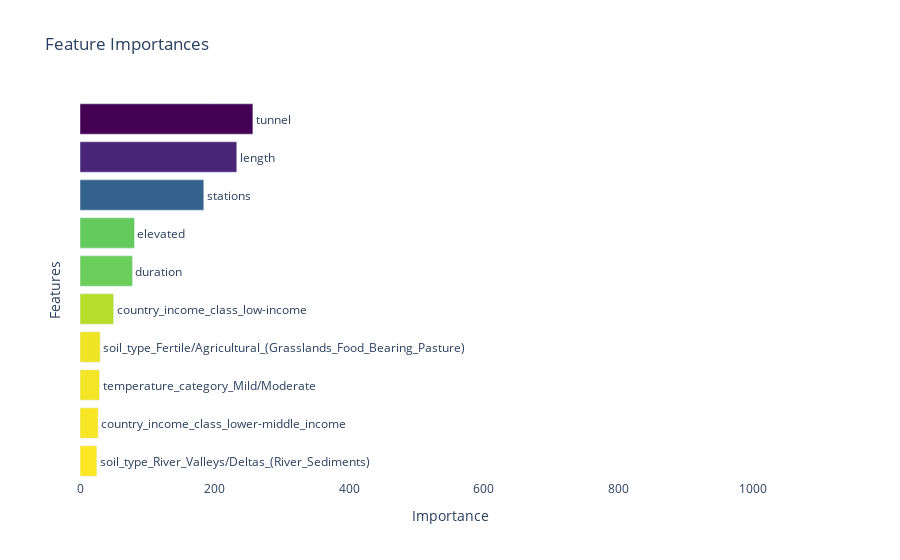

The notebook cell this image was saved under:
### Code cell
sorted_idx = importances.argsort()[-10::]
feature_names_array = np.array(feature_names)
sorted_names = feature_names_array[sorted_idx]
greyish_white = '#D0D0D0'

fig = go.Figure(data=[
    go.Bar(y=sorted_names, 
           x=importances[sorted_idx], 
           orientation='h', 
           text=sorted_names,
#            textfont=dict(color=greyish_white),
           textposition='outside',
           marker={'color': importances[sorted_idx],
                   'colorscale': 'Viridis_r'})
])
fig.update_layout(
    title='Feature Importances',
#     title_font=dict(color=greyish_white),
    yaxis_title='Features',
#     yaxis_title_font=dict(color=greyish_white),  # Changes the y-axis title font color
    xaxis_title='Importance',
#     xaxis_title_font=dict(color=greyish_white),  # Changes the x-axis title font color
    yaxis_showticklabels=False,
    plot_bgcolor='rgba(0,0,0,0)',
    paper_bgcolor='rgba(0,0,0,0)',
    xaxis=dict(
        range=[0, 1100]  # Set your desired maximum value here
    )
)

# fig.write_html("plots/importances_top10.html")
fig.show()

### Figure 1 — Plotly figure (JSON) as saved in the notebook; plotly's stock layout.template omitted (floating-point values rounded to 4 significant figures)
{"data": [{"marker": {"color": [25, 27, 29, 30, 50, 78, 81, 184, 233, 257], "colorscale": [[0, "#fde725"], [0.1111, "#b5de2b"], [0.2222, "#6ece58"], [0.3333, "#35b779"], [0.4444, "#1f9e89"], [0.5556, "#26828e"], [0.6667, "#31688e"], [0.7778, "#3e4989"], [0.8889, "#482878"], [1, "#440154"]]}, "orientation": "h", "text": ["soil_type_River_Valleys/Deltas_(River_Sediments)", "country_income_class_lower-middle_income", "temperature_category_Mild/Moderate", "soil_type_Fertile/Agricultural_(Grasslands_Food_Bearing_Pasture)", "country_income_class_low-income", "duration", "elevated", "stations", "length", "tunnel"], "textposition": "outside", "type": "bar", "x": [25, 27, 29, 30, 50, 78, 81, 184, 233, 257], "y": ["soil_type_River_Valleys/Deltas_(River_Sediments)", "country_income_class_lower-middle_income", "temperature_category_Mild/Moderate", "soil_type_Fertile/Agricultural_(Grasslands_Food_Bearing_Pasture)", "country_income_class_low-income", "duration", "elevated", "stations", "length", "tunnel"]}], "layout": {"paper_bgcolor": "rgba(0,0,0,0)", "plot_bgcolor": "rgba(0,0,0,0)", "title": {"text": "Feature Importances"}, "xaxis": {"range": [0, 1100], "title": {"text": "Importance"}}, "yaxis": {"showticklabels": false, "title": {"text": "Features"}}}}
